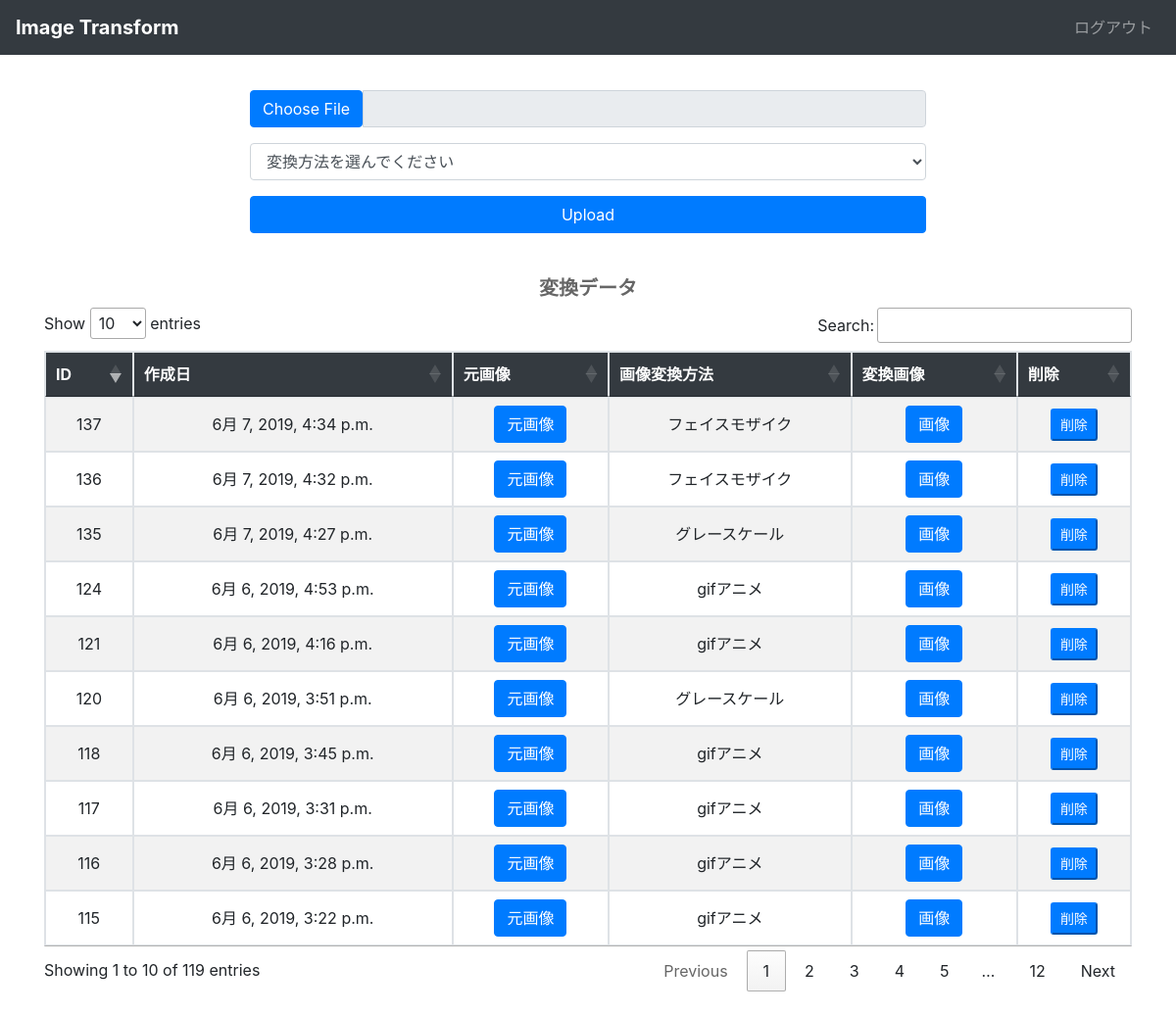
Screenshot of /users_detail/1/ (signed in) with the database file from the repository.
### image_app/models.py (models this page shows)
class Document(models.Model):
	description = models.CharField('画像変換方法', max_length=255, choices=CHOICE)
	photo = models.ImageField('画像選択', upload_to='documents/')
	uploaded_at = models.DateTimeField(auto_now_add=True)
	output = models.ImageField(default = 'output/output.jpg')
	user = models.ForeignKey(User, on_delete=models.CASCADE)
	def __str__(self):
		return self.description

### image_app/views.py (the view)
# urls.py: path('users_detail/<int:pk>/', views.users_detail, name='users_detail'),
@login_required
def users_detail(request, pk):
	login_user = request.user.pk
	user = get_object_or_404(User, pk=pk)
	print(user)
	document_list = user.document_set.all().order_by('-id')
	print(document_list)
	if request.method == 'POST':
		form = DocumentForm(request.POST, request.FILES)
		if form.is_valid():
			photo_data = form.save(commit=False)
			photo_data.user = request.user
			photo_data = form.save()
			max_id = Document.objects.latest('id').id
			max_id_str = str(max_id)
			obj = Document.objects.get(id = max_id)
			input_path = settings.BASE_DIR + obj.photo.url
			output_path = settings.BASE_DIR + "/media/output/" + max_id_str + ".jpg"
			output_path_gif = settings.BASE_DIR + "/media/output/" + max_id_str + ".gif"
			img = cv2.imread(input_path)
			if obj.description == "グレースケール":
				img_gray = cv2.cvtColor(img, cv2.COLOR_BGR2GRAY)
				cv2.imwrite(output_path, img_gray)
				output_path = output_path.replace("/Users/suehiro/1pro/Django/image_app/ImageService/media", "")
				photo_data.output = output_path
				photo_data.save()
				messages.success(request, "グレースケールに変換しました！")
			elif obj.description == "モザイク":
				small = cv2.resize(img, None, fx=0.1, fy=0.1, interpolation=cv2.INTER_NEAREST)
				big = cv2.resize(small, img.shape[:2][::-1], interpolation=cv2.INTER_NEAREST)
				cv2.imwrite(output_path, big)
				output_path = output_path.replace("/Users/suehiro/1pro/Django/image_app/ImageService/media", "")
				photo_data.output = output_path
				photo_data.save()
				messages.success(request, "モザイクをかけました！")
			elif obj.description == "フェイスモザイク":
				face_cascade_path = settings.BASE_DIR + "/data/haarcascade_frontalface_default.xml"
				face_cascade = cv2.CascadeClassifier(face_cascade_path) # カスケード分類器のファイルの中身を読み込む
				src_gray = cv2.cvtColor(img, cv2.COLOR_BGR2GRAY) #RGBからグレースケールに変換
				rects = face_cascade.detectMultiScale(src_gray, 1.1, 3,0, (20,20))
				if len(rects) > 0:
					for rect in rects:
						x, y, w, h = rect
						face = img[y:y+h, x:x+w]
						dst = cv2.GaussianBlur(face, (25, 25), 0)
						img[y:y+h, x:x+w] = dst
				else:
					pass
				cv2.imwrite(output_path, img)
				output_path = output_path.replace("/Users/suehiro/1pro/Django/image_app/ImageService/media", "")
				photo_data.output = output_path
				photo_data.save()
				messages.success(request, "顔にモザイクをかけました！")
			elif obj.description == "モザイクgif":
				src= cv2.cvtColor(img, cv2.COLOR_BGR2RGB)
				imgs = [Image.fromarray(mosaic(src, 1 / i)) for i in range(1, 25)]
				imgs += imgs[-2::-1] + [Image.fromarray(src)] * 5
				imgs[0].save(output_path_gif, commit=False, save_all=True, append_images=imgs[1:], optimize=False, duration=50, loop=0)
				output_path_gif = output_path_gif.replace("/Users/suehiro/1pro/Django/image_app/ImageService/media", "")
				photo_data.output = output_path_gif
				photo_data.save()
				messages.success(request, "モザイクgifに変換しました！")
			else:
				pass
			return redirect('image_app:users_detail', pk=request.user.pk)
	else:
		form = DocumentForm()
	return render(request, 'image_app/users_detail.html', {'form': form, 'document_list': document_list, 'user': user})

### image_app/forms.py
class DocumentForm(forms.ModelForm):
	class Meta:
		model = Document
		fields = ['description', 'photo']

### templates/image_app/users_detail.html (shortened to what this page needs)
{% extends 'base.html' %}
{% load bootstrap4 %}
{% load widget_tweaks %}
{% block content %}
{% load static %}
<div class="container">
	<div class="row justify-content-center">
		<div class="col-lg-8 col-md-10 col-sm-12">
			<div class="card-body">
			<form method="post" enctype="multipart/form-data">
				<div class="input-group mb-2">
				    <label class="input-group-btn">
				        <span class="btn btn-primary">
				        	{% render_field form.photo class="form-control" type="file" style="display:none" %}Choose File
				        </span>
				    </label>
				    <input type="text" class="form-control" readonly="">
				</div>
				<div class="form-group row">
				    <div class="col-sm-12">
				      {{ form.description|add_class:'form-control' }}
				    </div>
				</div>
				<button type="submit" class="btn btn-primary btn-block" role="button">Upload</button>
			</form>
			</div>
		</div>
	</div>
</div>
<div class="container">
	<div id="table-members">
		<div class="d-xl-inline col-lg-12 col-md-12 col-sm-12">
			<h5 class="text-center font-weight-bold textcolor" style="color: #666666;">変換データ</h5>
			<div class="table-responsive">
				<div class="table-1">
					<table border="1" id="data-table" class=" table-sm table-bordered table-striped">
						<thead>
							<tr class="bg-dark text-white">
								<th>ID</th>
								<th>作成日</th>
								<th>元画像</th>
								<th>画像変換方法</th>
								<th>変換画像</th>
								<th>削除</th>
							</tr>
						</thead>
						<tbody>
						{% for document_list in document_list %}
							<tr>
								{% if request.user == document_list.user %}
								<td>{{ document_list.id }}</td>
								<td>{{ document_list.uploaded_at }}</td>
								<td><a class="btn btn-primary" href="{{MEDIA_URL}}{{ document_list.photo.url }}">元画像</a></td>
								<td>{{ document_list.description }}</td>
								<td><a class="btn btn-primary" href="{{MEDIA_URL}}/media{{ document_list.output }}">画像</a></td>
								<td>
									<form method="post" action="{% url 'image_app:delete' document_list.id %}">{% csrf_token %}
								    <button class="btn-sm btn-primary" type="submit" onclick='return confirm("本当に削除しますか？");'>削除</button>
									</form>
								</td>
								{% endif %}
							</tr>
						{% endfor %}
						</tbody>
					</table>
				</div>
			</div>
		</div>
	</div>
</div>
{% endblock %}

### templates/base.html (shortened to what this page needs)
<!DOCTYPE html>
{% load bootstrap4%}
{% bootstrap_css%}
{% load static %}
<html lang="ja">
	<head>
		<link rel="stylesheet" type="text/css" href="{% static 'css/style.css' %}">
		<link rel="stylesheet" href="https://stackpath.bootstrapcdn.com/bootstrap/4.3.1/css/bootstrap.min.css">
		<link rel="stylesheet" href="//code.jquery.com/ui/1.12.1/themes/base/jquery-ui.css">
		<link rel="stylesheet" href="https://cdn.datatables.net/1.10.19/css/jquery.dataTables.min.css"/>
	</head>
	<body style="padding-top:4.5rem;">
		<main>
			<nav class="navbar navbar-expand-lg navbar-dark bg-dark fixed-top">
				<div class = "font-weight-bold">
					<a class="navbar-brand text-white" href="{% url 'image_app:index' %}">Image Transform</a>
				</div>
  				<div class="collapse navbar-collapse justify-content-end" id="Navber">
  					{% if request.user.is_authenticated %}
  					<ul class="navbar-nav">
				      	<li class="nav-item">
				        	<a class="nav-link" href="{% url 'image_app:logout' %}" onclick='return confirm("ログアウトしますか？");'>ログアウト</a>
				      	</li>
				    </ul>
				    {% endif %}
				</div>
			</nav>
			{% block content %}{% endblock %}
		</main>
	</body>
</html>

### static/css/style.css (style rules this page uses)
.container { max-width: 80%; }
td, th { text-align: center; }

### rows the page displays
Document: id "137", uploaded_at "6月 7, 2019, 4:34 p.m.", description "フェイスモザイク"
Document: id "136", uploaded_at "6月 7, 2019, 4:32 p.m.", description "フェイスモザイク"
Document: id "135", uploaded_at "6月 7, 2019, 4:27 p.m.", description "グレースケール"
Document: id "124", uploaded_at "6月 6, 2019, 4:53 p.m.", description "gifアニメ"
Document: id "121", uploaded_at "6月 6, 2019, 4:16 p.m.", description "gifアニメ"
Document: id "120", uploaded_at "6月 6, 2019, 3:51 p.m.", description "グレースケール"
Document: id "118", uploaded_at "6月 6, 2019, 3:45 p.m.", description "gifアニメ"
Document: id "117", uploaded_at "6月 6, 2019, 3:31 p.m.", description "gifアニメ"
Document: id "116", uploaded_at "6月 6, 2019, 3:28 p.m.", description "gifアニメ"
Document: id "115", uploaded_at "6月 6, 2019, 3:22 p.m.", description "gifアニメ"
